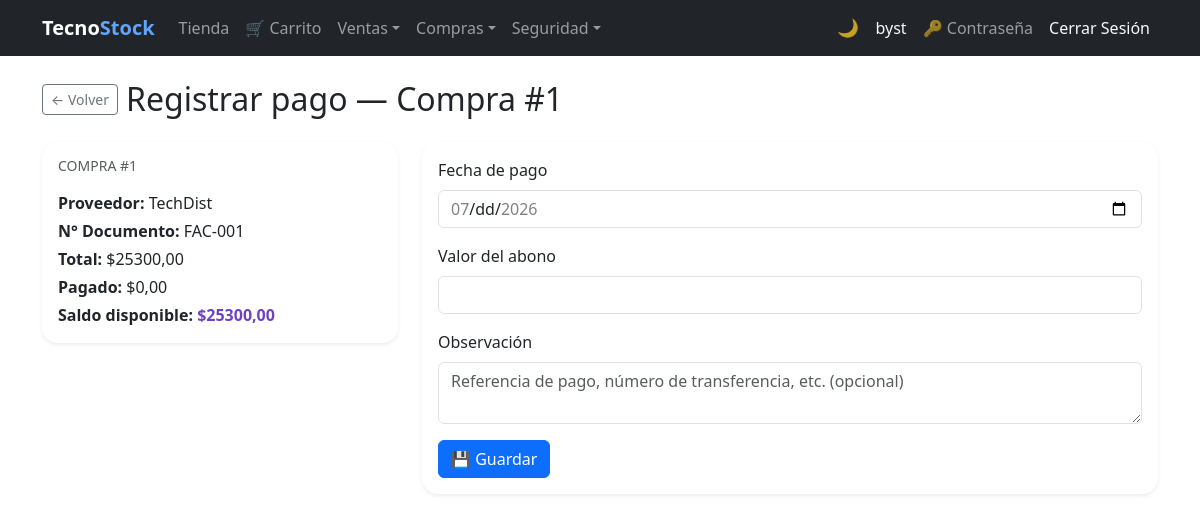
The app's page /pagos/compras/1/pagar/ (signed in) with its own data.
### purchasing/models.py (models this page shows, shortened)
class Purchase(models.Model):
    BORRADOR   = 0
    CONFIRMADA = 1
    ANULADA    = 2
    ESTADO_CHOICES = [
        (BORRADOR,   'Borrador'),
        (CONFIRMADA, 'Confirmada'),
        (ANULADA,    'Anulada'),
    ]
    PENDIENTE = 'PENDIENTE'
    PAGADA    = 'PAGADA'
    ESTADO_PAGO_CHOICES = [
        (PENDIENTE, 'Pendiente'),
        (PAGADA,    'Pagada'),
    ]
    CONTADO = 'contado'
    CREDITO = 'credito'
    TIPO_PAGO_CHOICES = [
        (CONTADO, 'Contado'),
        (CREDITO, 'Crédito'),
    ]
    supplier        = models.ForeignKey(
                          Supplier, on_delete=models.PROTECT,
                          related_name='purchases', verbose_name='Proveedor')
    document_number = models.CharField(max_length=20, verbose_name='N° Documento')
    purchase_date   = models.DateField(auto_now_add=True, verbose_name='Fecha')
    subtotal        = models.DecimalField(max_digits=12, decimal_places=2, default=0, verbose_name='Subtotal')
    tax             = models.DecimalField(max_digits=12, decimal_places=2, default=0, verbose_name='IVA')
    total           = models.DecimalField(max_digits=12, decimal_places=2, default=0, verbose_name='Total')
    estado          = models.PositiveSmallIntegerField(
                          choices=ESTADO_CHOICES, default=BORRADOR, verbose_name='Estado')
    is_active       = models.BooleanField(default=True, verbose_name='Activo')
    saldo           = models.DecimalField(
                          max_digits=12, decimal_places=2, default=0,
                          verbose_name='Saldo pendiente de pago')
    estado_pago     = models.CharField(
                          max_length=10, choices=ESTADO_PAGO_CHOICES,
                          default=PENDIENTE, verbose_name='Estado de pago')
    tipo_pago       = models.CharField(
                          max_length=10, choices=TIPO_PAGO_CHOICES,
                          default=CREDITO, verbose_name='Tipo de pago')
    class Meta:
        verbose_name        = 'Compra'
        verbose_name_plural = 'Compras'
        ordering = ['-purchase_date', '-id']
        constraints = [
            models.UniqueConstraint(
                fields=['document_number', 'supplier'],
                name='unique_purchase_per_supplier'
            )
        ]
    @property
    def pagado(self):
        return self.total - self.saldo

### billing/models.py (models this page shows, shortened)
class Supplier(models.Model):
    name = models.CharField(max_length=200, verbose_name='Company Name')
    contact_name = models.CharField(max_length=200, blank=True, null=True)
    email = models.EmailField(blank=True, null=True)
    phone = models.CharField(max_length=20, blank=True, null=True)
    address = models.TextField(blank=True, null=True)
    photo = models.ImageField(upload_to='suppliers/', blank=True, null=True, verbose_name='Logo')
    is_active = models.BooleanField(default=True)
    created_at = models.DateTimeField(auto_now_add=True)
    updated_at = models.DateTimeField(auto_now=True)
    class Meta:
        verbose_name = 'Supplier'
        verbose_name_plural = 'Suppliers'
        ordering = ['name']

### pagos/views.py (the view)
# urls.py: path('compras/<int:compra_pk>/pagar/', views.pago_create, name='pago_create'),
@roles_required(*ROLES_PAGOS)
def pago_create(request, compra_pk):
    compra = get_object_or_404(Purchase, pk=compra_pk)
    if compra.estado == Purchase.ANULADA:
        messages.error(request, 'No se puede registrar un pago sobre una compra anulada.')
        return redirect('pagos:compra_list')
    if compra.estado != Purchase.CONFIRMADA:
        messages.error(request, 'Solo se pueden registrar pagos sobre compras confirmadas.')
        return redirect('pagos:compra_list')
    if compra.saldo <= 0:
        messages.error(request, f'La Compra #{compra.id} ya está totalmente pagada.')
        return redirect('pagos:compra_list')
    if request.method == 'POST':
        form = PagoCompraForm(request.POST, compra=compra)
        if form.is_valid():
            registrar_pago(
                compra_id=compra.id,
                fecha=form.cleaned_data['fecha'],
                valor=form.cleaned_data['valor'],
                observacion=form.cleaned_data['observacion'],
            )
            messages.success(request, f'Abono registrado sobre la Compra #{compra.id}.')
            return redirect('pagos:historial_pagos', compra_pk=compra.id)
    else:
        form = PagoCompraForm(initial={'fecha': date.today()}, compra=compra)
    return render(request, 'pagos/pago_form.html', {
        'form': form, 'compra': compra, 'title': f'Registrar pago — Compra #{compra.id}',
    })

### pagos/forms.py (shortened to what this page needs)
class PagoCompraForm(forms.ModelForm):
    class Meta:
        model  = PagoCompra
        fields = ['fecha', 'valor', 'observacion']
        labels = {
            'fecha':       'Fecha de pago',
            'valor':       'Valor del abono',
            'observacion': 'Observación',
        }
        widgets = {
            'fecha':       forms.DateInput(attrs={'class': 'form-control', 'type': 'date'}),
            'valor':       forms.NumberInput(attrs={'class': 'form-control', 'step': '0.01', 'min': '0.01'}),
            'observacion': forms.Textarea(attrs={'class': 'form-control', 'rows': 2,
                                                  'placeholder': 'Referencia de pago, número de transferencia, etc. (opcional)'}),
        }
    def __init__(self, *args, compra=None, **kwargs):
        self.compra = compra
        super().__init__(*args, **kwargs)
        if self.compra is not None:
            self.fields['fecha'].widget.attrs['min'] = self.compra.purchase_date.isoformat()
            self.fields['fecha'].widget.attrs['max'] = timezone.localdate().isoformat()

### security/templatetags/security_tags.py (called while the page is built)
@register.filter(name='has_group')
def has_group(user, group_name):
    if not user.is_authenticated:
        return False
    if user.is_superuser:  # el superusuario ve todo
        return True
    return user.groups.filter(name=group_name).exists()

### pagos/templates/pagos/pago_form.html (shortened to what this page needs)
{% extends 'billing/base.html' %}
{% block content %}
<div class="d-flex align-items-center gap-2 mb-4">
  <a href="{% url 'pagos:historial_pagos' compra.id %}" class="btn btn-outline-secondary btn-sm">&#8592; Volver</a>
  <h2 class="mb-0">{{ title }}</h2>
</div>
<div class="row">
  <div class="col-md-4 mb-3">
    <div class="card border-0 shadow-sm rounded-4">
      <div class="card-body">
        <h6 class="text-muted text-uppercase small mb-3">Compra #{{ compra.id }}</h6>
        <p class="mb-1"><strong>Proveedor:</strong> {{ compra.supplier.name }}</p>
        <p class="mb-1"><strong>N° Documento:</strong> {{ compra.document_number }}</p>
        <p class="mb-1"><strong>Total:</strong> ${{ compra.total }}</p>
        <p class="mb-1"><strong>Pagado:</strong> ${{ compra.pagado }}</p>
        <p class="mb-0"><strong>Saldo disponible:</strong>
          <span class="fw-bold" style="color:#6f42c1;">${{ compra.saldo }}</span>
        </p>
      </div>
    </div>
  </div>
  <div class="col-md-8">
    <div class="card border-0 shadow-sm rounded-4">
      <div class="card-body">
        <form method="post" novalidate>
          <div class="mb-3">
            <label class="form-label">{{ form.fecha.label }}</label>
            {{ form.fecha }}
          </div>
          <div class="mb-3">
            <label class="form-label">{{ form.valor.label }}</label>
            {{ form.valor }}
          </div>
          <div class="mb-3">
            <label class="form-label">{{ form.observacion.label }}</label>
            {{ form.observacion }}
          </div>
          <button type="submit" class="btn btn-primary">&#128190; Guardar</button>
        </form>
      </div>
    </div>
  </div>
</div>
{% endblock %}

### billing/templates/billing/base.html (shortened to what this page needs)
{% load security_tags %}
<!DOCTYPE html>
<html lang="es">
<head>
  <link href="https://cdn.jsdelivr.net/npm/bootstrap@5.3.0/dist/css/bootstrap.min.css" rel="stylesheet">
</head>
<body>
<nav class="navbar navbar-expand-lg navbar-dark bg-dark">
  <div class="container">
    <a class="navbar-brand fw-bold" href="{% url 'billing:home' %}">Tecno<span class="nav-brand-accent">Stock</span></a>
    <div class="collapse navbar-collapse" id="nav">
      <ul class="navbar-nav me-auto">
        {% if user.is_authenticated %}
        {% if user|has_group:'Cliente' %}
        <li class="nav-item"><a class="nav-link" href="{% url 'store:catalog' %}">Tienda</a></li>
        <li class="nav-item"><a class="nav-link" href="{% url 'store:cart' %}">&#128722; Carrito</a></li>
        {% endif %}
        <li class="nav-item dropdown">
          <a class="nav-link dropdown-toggle" href="#" role="button" data-bs-toggle="dropdown" aria-expanded="false">Ventas</a>
        </li>
        {% if user|has_group:'Analista de Compras' or user|has_group:'Administrador' or not user|has_any_group %}
        <li class="nav-item dropdown">
          <a class="nav-link dropdown-toggle" href="#" role="button" data-bs-toggle="dropdown" aria-expanded="false">Compras</a>
        </li>
        {% endif %}
        {% if user|has_group:'Administrador' %}
        <li class="nav-item dropdown">
          <a class="nav-link dropdown-toggle" href="#" role="button" data-bs-toggle="dropdown" aria-expanded="false">Seguridad</a>
        </li>
        {% endif %}
        {% endif %}
      </ul>
      <ul class="navbar-nav align-items-center">
        <li class="nav-item"><button type="button" class="theme-toggle-btn" id="theme-toggle" onclick="toggleTheme()" title="Cambiar tema claro / oscuro"><span id="theme-icon">&#127769;</span></button></li>
        <li class="nav-item">{% if user.is_authenticated %}<a class="nav-link text-light" href="{% url 'billing:dashboard' %}">{{ user.username }}</a>{% endif %}</li>
        <li class="nav-item">{% if user.is_authenticated %}<a class="nav-link" href="{% url 'password_change' %}" title="Cambiar contraseña">&#128273; Contraseña</a>{% endif %}</li>
        <li class="nav-item">{% if user.is_authenticated %}<form method="post" action="{% url 'logout' %}" class="d-inline">{% csrf_token %}<button type="submit" class="nav-link btn btn-link text-light btn-nav-link">Cerrar Sesión</button></form>{% else %}<a class="nav-link" href="{% url 'login' %}">Iniciar Sesión</a>{% endif %}</li>
      </ul>
    </div>
  </div>
</nav>
<div class="container mt-4">
  {% block content %}{% endblock %}
</div>
</body>
</html>

### billing/templates/billing/base.html (style rules this page uses)
.btn-nav-link { text-decoration: none; }
.nav-brand-accent { color: #60a5fa; }
.theme-toggle-btn { background: none; border: none; cursor: pointer; font-size: 1.1rem; line-height: 1; padding: .375rem .5rem; border-radius: .375rem; transition: background .2s; color: rgba(255,255,255,.75); }

### records on screen
Purchase: id "1", supplier.name "TechDist", document_number "FAC-001", total "25300,00", pagado "0,00", saldo "25300,00"

### other values on screen
{{ user.username }} "byst"
{{ title }} "Registrar pago — Compra #1"
